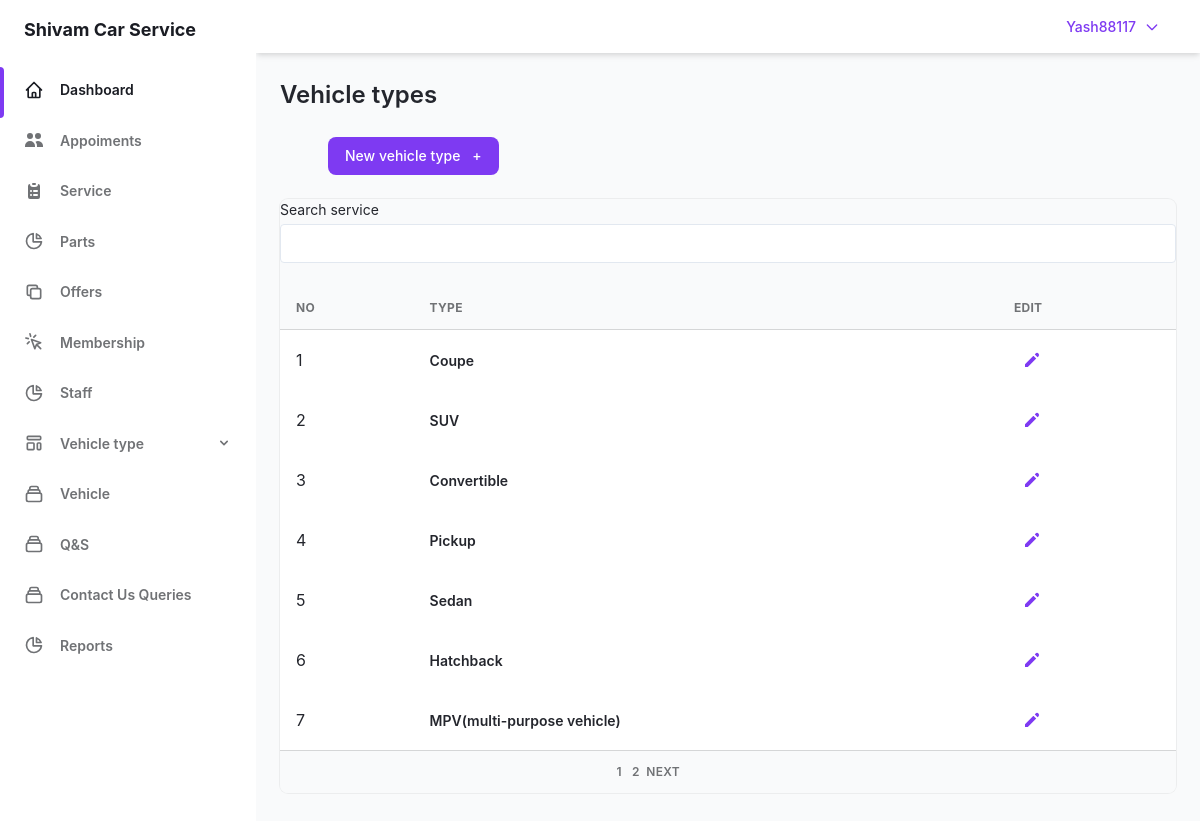
/admin/v-type.php (signed in), run on the app's committed database.
### tables this page shows
CREATE TABLE `user` (
  `user_id` int(5) NOT NULL,
  `user_name` varchar(30) NOT NULL,
  `user_pass` varchar(40) NOT NULL,
  `user_email` varchar(50) NOT NULL,
  `user_add` varchar(255) NOT NULL,
  `user_phone` bigint(10) DEFAULT NULL,
  `user_sec_ques` varchar(50) NOT NULL,
  `user_sec_ans` varchar(20) NOT NULL,
  `companycompany_id` int(5) NOT NULL,
  `otp` int(5) DEFAULT NULL
);

CREATE TABLE `car_type` (
  `car_type_id` int(1) NOT NULL,
  `name` varchar(100) NOT NULL
);

### admin/v-type.php (the view, shortened to what this page needs)
<?php require "sidebar.php";
require "../lockscreen/connection.php"; ?>
<main class="h-full pb-16 overflow-y-auto">
  <div class="container grid px-6 mx-auto">
    <h2 class="my-6 text-2xl font-semibold text-gray-700 dark:text-gray-200">
      Vehicle types
    </h2>
    <div class="px-6 mb-6   flex  justify-start space-x-6  ">
      <a href="../admin/add-v-type.php">
        <button class="items-center    px-4 py-2 text-sm font-medium leading-5 text-white transition-colors duration-150 bg-purple-600 border border-transparent rounded-lg active:bg-purple-600 hover:bg-purple-700 focus:outline-none focus:shadow-outline-purple">
          New vehicle type
          <span class="ml-2" aria-hidden="true">+</span>
      </a>
    </div>
    <div class="w-full overflow-hidden rounded-lg shadow-xs">
      <div class="w-full overflow-x-auto">
        <?php
        $limit = 7;
        if (isset($_GET['page'])) {
          $page = $_GET['page'];
        } else {
          $page = 1;
        }
        $offset = ($page - 1) * $limit;
        $sql = "SELECT *  FROM car_type LIMIT {$offset},{$limit}";
        $res = mysqli_query($con, $sql)  or die("quary failed");
        if (mysqli_num_rows($res) > 0) {
        ?>
          <table class="w-full whitespace-no-wrap" id="tbl_body">
            <label class="block text-sm">
              <span class="text-gray-700 dark:text-gray-400">Search service</span>
              <input name="type_find" id="type_find" type="text" class="block w-full mt-1 text-sm dark:border-gray-600 dark:bg-gray-700 focus:border-purple-400 focus:outline-none focus:shadow-outline-purple dark:text-gray-300 dark:focus:shadow-outline-gray form-input" />
            </label><br>
            <thead>
              <tr class="text-xs font-semibold tracking-wide text-left text-gray-500 uppercase border-b dark:border-gray-700 bg-gray-50 dark:text-gray-400 dark:bg-gray-800">
                <th class="px-4 py-3">NO</th>
                <th class="px-4 py-3">Type</th>
                <th class="px-4 py-3">Edit </th>
              </tr>
            </thead>
            <?php
            $cnt = 1;
            while ($row =  mysqli_fetch_array($res)) {
            ?>
              <tbody class="bg-white divide-y dark:divide-gray-700 dark:bg-gray-800">
                <tr class="text-gray-700 dark:text-gray-400">
                  <td class="px-4 py-3"><?php echo $cnt;
                                        $cnt++; ?></td>
                  <td class="px-4 py-3">
                    <div class="flex items-center text-sm">
                      <div>
                        <p class="font-semibold">
                          <?php echo $row['name']; ?>
                        </p>
                      </div>
                    </div>
                  </td>
                  <td class="px-4 py-3">
                    <div class="flex items-center space-x-4 text-sm">
                      <button class="flex items-center justify-between px-2 py-2 text-sm font-medium leading-5 text-purple-600 rounded-lg dark:text-gray-400 focus:outline-none focus:shadow-outline-gray" aria-label="Edit">
                        <a href='add-v-type.php?id=<?php echo $row['car_type_id']; ?>'>
                          <svg class="w-5 h-5" aria-hidden="true" fill="currentColor" viewBox="0 0 20 20">
                            <path d="M13.586 3.586a2 2 0 112.828 2.828l-.793.793-2.828-2.828.793-.793zM11.379 5.793L3 14.172V17h2.828l8.38-8.379-2.83-2.828z"></path>
                          </svg>
                        </a>
                      </button>
                    </div>
                  </td>
                </tr>
              </tbody>
            <?php } ?>
          </table>
        <?php } ?>
        <div class="grid px-4 py-3 text-xs font-semibold tracking-wide text-gray-500 uppercase border-t dark:border-gray-700 bg-gray-50 sm:grid-cols-9 dark:text-gray-400 dark:bg-gray-800">
          <span class="flex col-span-4 mt-2 sm:mt-auto sm:justify-end" id="pagination">
            <?php
            $sql1 = "SELECT *  FROM car_type";
            $result1 = mysqli_query($con, $sql1) or die("Query Failed.");
            if (mysqli_num_rows($result1) > 0) {
              $total_records = mysqli_num_rows($result1);
              $total_page = ceil($total_records / $limit);
              echo '<ul class="inline-flex items-center">';
              for ($i = 1; $i <= $total_page; $i++) {
                if ($i == $page) {
                  $active = "active";
                } else {
                  $active = "";
                }
                echo '<li class="' . $active . ' "> &nbsp; <a href="v-type.php?page=' . $i . '">' . $i  . '&nbsp;</a></li>';
              }
              if ($total_page > $page) {
                echo '<li><a href="v-type.php?page=' . ($page + 1) . '">&nbsp;Next</a></li>';
              }
              echo '</ul>';
            }
            ?>
          </span>
        </div>
      </div>
    </div>
  </div>
  </div>
</div>
</body>
</html>

### admin/sidebar.php (shortened to what this page needs)
<?php
require_once "../lockscreen/connection.php";
?>
<!DOCTYPE html>
<html :class="{ 'theme-dark': dark }" x-data="data()" lang="en">
<head>
  <link rel="stylesheet" href="./assets/css/tailwind.output.css" />
  <link rel="stylesheet" href="https://cdnjs.cloudflare.com/ajax/libs/Chart.js/2.9.3/Chart.min.css" />
</head>
<div class="flex h-screen bg-gray-50 dark:bg-gray-900" :class="{ 'overflow-hidden': isSideMenuOpen }">
  <aside class="z-20 hidden w-64 overflow-y-auto bg-white dark:bg-gray-800 md:block flex-shrink-0">
    <div class="py-4 text-gray-500 dark:text-gray-400">
      <a class="ml-6 text-lg font-bold text-gray-800 dark:text-gray-200" href="Dassboard.php">
        Shivam Car Service
      </a>
      <ul class="mt-6">
        <li class="relative px-6 py-3">
          <span class="absolute inset-y-0 left-0 w-1 bg-purple-600 rounded-tr-lg rounded-br-lg" aria-hidden="true"></span>
          <a class="inline-flex items-center w-full text-sm font-semibold text-gray-800 transition-colors duration-150 hover:text-gray-800 dark:hover:text-gray-200 dark:text-gray-100" href="../admin/Dassboard.php">
            <span class="ml-4">Dashboard</span>
          </a>
        </li>
      </ul>
      <ul>
        <li class="relative px-6 py-3">
          <a class="inline-flex items-center w-full text-sm font-semibold transition-colors duration-150 hover:text-gray-800 dark:hover:text-gray-200" href="Appoiments.php">
            <svg xmlns="http://www.w3.org/2000/svg" class="h-5 w-5" viewBox="0 0 20 20" fill="currentColor">
              <path d="M9 6a3 3 0 11-6 0 3 3 0 016 0zM17 6a3 3 0 11-6 0 3 3 0 016 0zM12.93 17c.046-.327.07-.66.07-1a6.97 6.97 0 00-1.5-4.33A5 5 0 0119 16v1h-6.07zM6 11a5 5 0 015 5v1H1v-1a5 5 0 015-5z" />
            </svg>
            <span class="ml-4">Appoiments</span>
          </a>
        </li>
        <li class="relative px-6 py-3">
          <a class="inline-flex items-center w-full text-sm font-semibold transition-colors duration-150 hover:text-gray-800 dark:hover:text-gray-200" href="../admin/service.php">
            <span class="ml-4">Service</span>
          </a>
        </li>
        <li class="relative px-6 py-3">
          <a class="inline-flex items-center w-full text-sm font-semibold transition-colors duration-150 hover:text-gray-800 dark:hover:text-gray-200" href="parts.php">
            <svg class="w-5 h-5" aria-hidden="true" fill="none" stroke-linecap="round" stroke-linejoin="round" stroke-width="2" viewBox="0 0 24 24" stroke="currentColor">
              <path d="M11 3.055A9.001 9.001 0 1020.945 13H11V3.055z"></path>
              <path d="M20.488 9H15V3.512A9.025 9.025 0 0120.488 9z"></path>
            </svg>
            <span class="ml-4">Parts</span>
          </a>
        </li>
        <li class="relative px-6 py-3">
          <a class="inline-flex items-center w-full text-sm font-semibold transition-colors duration-150 hover:text-gray-800 dark:hover:text-gray-200" href="offers.php">
            <svg class="w-5 h-5" aria-hidden="true" fill="none" stroke-linecap="round" stroke-linejoin="round" stroke-width="2" viewBox="0 0 24 24" stroke="currentColor">
              <path d="M8 16H6a2 2 0 01-2-2V6a2 2 0 012-2h8a2 2 0 012 2v2m-6 12h8a2 2 0 002-2v-8a2 2 0 00-2-2h-8a2 2 0 00-2 2v8a2 2 0 002 2z"></path>
            </svg>
            <span class="ml-4">Offers</span>
          </a>
        </li>
        <li class="relative px-6 py-3">
          <a class="inline-flex items-center w-full text-sm font-semibold transition-colors duration-150 hover:text-gray-800 dark:hover:text-gray-200" href="Membership.php">
            <svg class="w-5 h-5" aria-hidden="true" fill="none" stroke-linecap="round" stroke-linejoin="round" stroke-width="2" viewBox="0 0 24 24" stroke="currentColor">
              <path d="M15 15l-2 5L9 9l11 4-5 2zm0 0l5 5M7.188 2.239l.777 2.897M5.136 7.965l-2.898-.777M13.95 4.05l-2.122 2.122m-5.657 5.656l-2.12 2.122"></path>
            </svg>
            <span class="ml-4">Membership</span>
          </a>
        </li>
        <li class="relative px-6 py-3">
          <a class="inline-flex items-center w-full text-sm font-semibold transition-colors duration-150 hover:text-gray-800 dark:hover:text-gray-200" href="staff.php">
            <svg class="w-5 h-5" aria-hidden="true" fill="none" stroke-linecap="round" stroke-linejoin="round" stroke-width="2" viewBox="0 0 24 24" stroke="currentColor">
              <path d="M11 3.055A9.001 9.001 0 1020.945 13H11V3.055z"></path>
              <path d="M20.488 9H15V3.512A9.025 9.025 0 0120.488 9z"></path>
            </svg>
            <span class="ml-4">Staff</span>
          </a>
        </li>
        <li class="relative px-6 py-3">
          <button class="inline-flex items-center justify-between w-full text-sm font-semibold transition-colors duration-150 hover:text-gray-800 dark:hover:text-gray-200" @click="togglePagesMenu" aria-haspopup="true">
            <span class="inline-flex items-center">
              <span class="ml-4">Vehicle type</span>
            </span>
            <svg class="w-4 h-4" aria-hidden="true" fill="currentColor" viewBox="0 0 20 20">
              <path fill-rule="evenodd" d="M5.293 7.293a1 1 0 011.414 0L10 10.586l3.293-3.293a1 1 0 111.414 1.414l-4 4a1 1 0 01-1.414 0l-4-4a1 1 0 010-1.414z" clip-rule="evenodd"></path>
            </svg>
          </button>
        </li>
        <li class="relative px-6 py-3">
          <a class="inline-flex items-center w-full text-sm font-semibold transition-colors duration-150 hover:text-gray-800 dark:hover:text-gray-200" href="Vehicle.php">
            <span class="ml-4">Vehicle</span>
          </a>
        </li>
        <li class="relative px-6 py-3">
          <a class="inline-flex items-center w-full text-sm font-semibold transition-colors duration-150 hover:text-gray-800 dark:hover:text-gray-200" href="Q&S.php">
            <span class="ml-4">Q&S</span>
          </a>
        </li>
        <li class="relative px-6 py-3">
          <a class="inline-flex items-center w-full text-sm font-semibold transition-colors duration-150 hover:text-gray-800 dark:hover:text-gray-200" href="Contact_Us_Queries.php">
            <span class="ml-4">Contact Us Queries</span>
          </a>
        </li>
        <li class="relative px-6 py-3">
          <a class="inline-flex items-center w-full text-sm font-semibold transition-colors duration-150 hover:text-gray-800 dark:hover:text-gray-200" href="Reports.php">
            <svg class="w-5 h-5" aria-hidden="true" fill="none" stroke-linecap="round" stroke-linejoin="round" stroke-width="2" viewBox="0 0 24 24" stroke="currentColor">
              <path d="M11 3.055A9.001 9.001 0 1020.945 13H11V3.055z"></path>
              <path d="M20.488 9H15V3.512A9.025 9.025 0 0120.488 9z"></path>
            </svg>
            <span class="ml-4">Reports</span>
          </a>
        </li>
      </ul>
    </div>
  </aside>
  <div class="flex flex-col flex-1 w-full">
    <header class="z-10 py-4 bg-white shadow-md dark:bg-gray-800">
      <div class="container flex items-center justify-end h-full px-6 mx-auto text-purple-600 dark:text-purple-300">
        <?php
        $email = $_SESSION['admin_login'];
        $get_username = "SELECT * FROM user WHERE user_email = '$email'";
        $res = mysqli_query($con, $get_username);
        $username = mysqli_fetch_array($res);
        ?>
        <button class=" font-medium rounded-lg text-sm px-4 py-2.5 text-center inline-flex items-center" type="button" data-dropdown-toggle="dropdown"><?php echo $username['user_name']; ?><svg class="w-4 h-4 ml-2" fill="none" stroke="currentColor" viewBox="0 0 24 24" xmlns="http://www.w3.org/2000/svg">
            <path stroke-linecap="round" stroke-linejoin="round" stroke-width="2" d="M19 9l-7 7-7-7"></path>
          </svg>
        </button>
      </div>
    </header>

### data on the page
user: user_name "Yash88117"
car_type: name "Coupe"
car_type: name "SUV"
car_type: name "Convertible"
car_type: name "Pickup"
car_type: name "Sedan"
car_type: name "Hatchback"
car_type: name "MPV(multi-purpose vehicle)"
